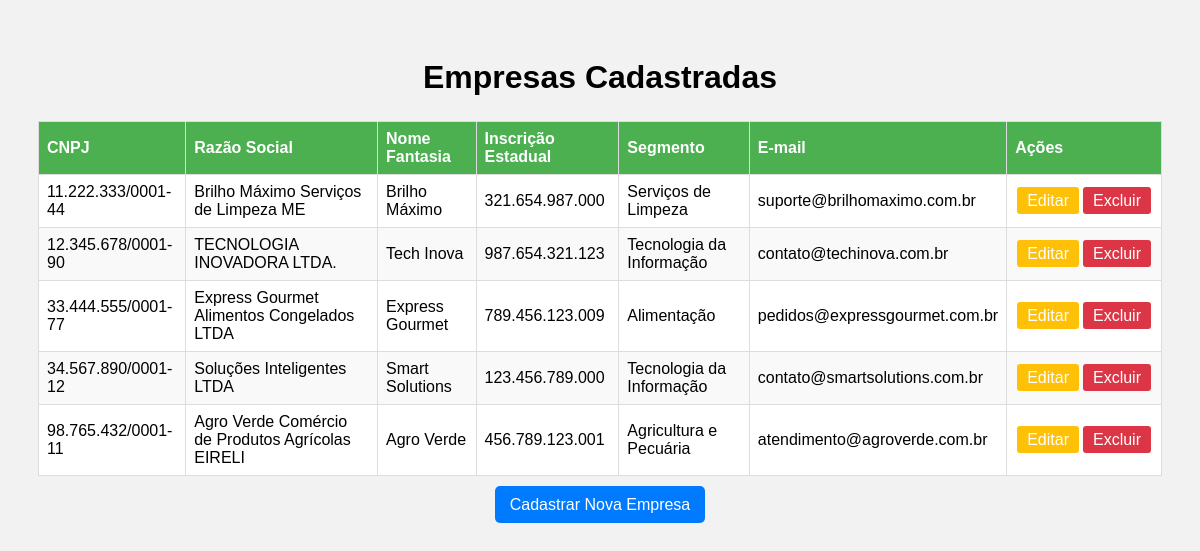
Screenshot of /process/exibir_empresas.php with the database file from the repository.
### tables this page shows
CREATE TABLE IF NOT EXISTS `empresas` (
  `cnpj` varchar(18) NOT NULL,
  `razao_social` varchar(255) NOT NULL,
  `nome_fantasia` varchar(255) NOT NULL,
  `foto_emp` varchar(50) DEFAULT NULL,
  `inscricao_estadual` varchar(20) NOT NULL,
  `segmento` varchar(100) NOT NULL,
  `produtos_servicos` text,
  `email_contato` varchar(255) NOT NULL,
  `senha_hash` varchar(255) NOT NULL,
  `data_registro` datetime DEFAULT CURRENT_TIMESTAMP,
  PRIMARY KEY (`cnpj`),
  UNIQUE KEY `razao_social` (`razao_social`),
  UNIQUE KEY `email_contato` (`email_contato`)
);

### process/exibir_empresas.php (the view, shortened to what this page needs)
<?php
include_once('../php/config.php');
try {
    $stmt = $conn->prepare("SELECT * FROM empresas");
    $stmt->execute();
    $empresas = $stmt->fetchAll(PDO::FETCH_ASSOC);
} catch (PDOException $e) {
    echo "Erro ao buscar os dados: " . $e->getMessage();
}
?>
<!DOCTYPE html>
<html lang="pt-br">
<head>
</head>
<body>
    <h1>Empresas Cadastradas</h1>
    <?php
    if ($empresas) {
    ?>
    <table>
        <thead>
            <tr>
                <th>CNPJ</th>
                <th>Razão Social</th>
                <th>Nome Fantasia</th>
                <th>Inscrição Estadual</th>
                <th>Segmento</th>
                <th>E-mail</th>
                <th>Ações</th>
            </tr>
        </thead>
        <tbody>
            <?php
            foreach ($empresas as $empresa) {
                echo "<tr>";
                echo "<td>" . htmlspecialchars($empresa['cnpj']) . "</td>";
                echo "<td>" . htmlspecialchars($empresa['razao_social']) . "</td>";
                echo "<td>" . htmlspecialchars($empresa['nome_fantasia']) . "</td>";
                echo "<td>" . htmlspecialchars($empresa['inscricao_estadual']) . "</td>";
                echo "<td>" . htmlspecialchars($empresa['segmento']) . "</td>";
                echo "<td>" . htmlspecialchars($empresa['email_contato']) . "</td>";
                echo "<td>";
                echo "<a href='editarEmpresa.php?cnpj=" . htmlspecialchars($empresa['cnpj']) . "' class='btn-acao btn-editar'>Editar</a>";
                echo "<a href='excluirEmpresa.php?cnpj=" . htmlspecialchars($empresa['cnpj']) . "' class='btn-acao btn-excluir' onclick='return confirm(\"Tem certeza que deseja excluir esta empresa?\");'>Excluir</a>";
                echo "</td>";
                echo "</tr>";
            }
            ?>
        </tbody>
    </table>
    <?php
    } else {
        echo "<p>Nenhuma empresa encontrada ou os dados não foram carregados.</p>";
    }
    ?>
    <div class="voltar">
        <a href="../Login MCheck/Cadastro MCheck/cadastroEmpresa.php">Cadastrar Nova Empresa</a>
    </div>
</body>
</html>

### process/exibir_empresas.php (style rules this page uses)
body { font-family: Arial, sans-serif; background-color: #f2f2f2; padding: 30px; }
h1 { text-align: center; margin-bottom: 25px; }
table { width: 100%; border-collapse: collapse; background-color: #fff; }
th, td { border: 1px solid #ddd; padding: 8px; text-align: left; }
th { background-color: #4CAF50; color: white; }
tr:nth-child(even) { background-color: #f9f9f9; }
.voltar { margin-top: 20px; text-align: center; }
.voltar a { background-color: #007bff; color: white; padding: 10px 15px; text-decoration: none; border-radius: 5px; }
.btn-acao { padding: 5px 10px; margin: 0 2px; text-decoration: none; border-radius: 3px; color: white; }
.btn-editar { background-color: #ffc107; }
.btn-excluir { background-color: #dc3545; }

### rows the page displays
empresas: cnpj "11.222.333/0001-44", razao_social "Brilho Máximo Serviços de Limpeza ME", nome_fantasia "Brilho Máximo", inscricao_estadual "321.654.987.000", segmento "Serviços de Limpeza", email_contato "suporte@brilhomaximo.com.br"
empresas: cnpj "12.345.678/0001-90", razao_social "TECNOLOGIA INOVADORA LTDA.", nome_fantasia "Tech Inova", inscricao_estadual "987.654.321.123", segmento "Tecnologia da Informação", email_contato "contato@techinova.com.br"
empresas: cnpj "33.444.555/0001-77", razao_social "Express Gourmet Alimentos Congelados LTDA", nome_fantasia "Express Gourmet", inscricao_estadual "789.456.123.009", segmento "Alimentação", email_contato "pedidos@expressgourmet.com.br"
empresas: cnpj "34.567.890/0001-12", razao_social "Soluções Inteligentes LTDA", nome_fantasia "Smart Solutions", inscricao_estadual "123.456.789.000", segmento "Tecnologia da Informação", email_contato "contato@smartsolutions.com.br"
empresas: cnpj "98.765.432/0001-11", razao_social "Agro Verde Comércio de Produtos Agrícolas EIRELI", nome_fantasia "Agro Verde", inscricao_estadual "456.789.123.001", segmento "Agricultura e Pecuária", email_contato "atendimento@agroverde.com.br"
